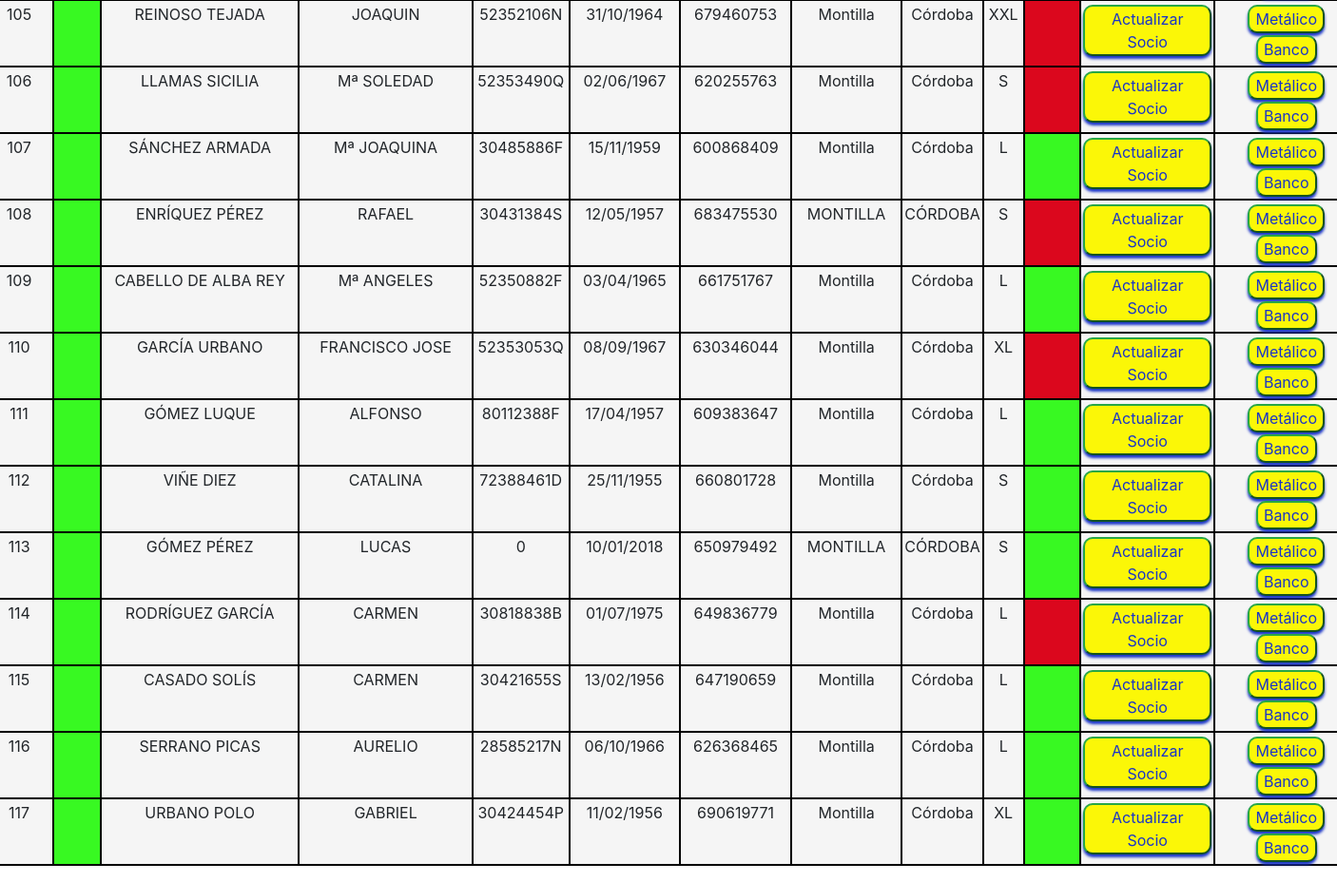
Before: /socios/mostrarUsuariosSocios (lower part) with the older database file.
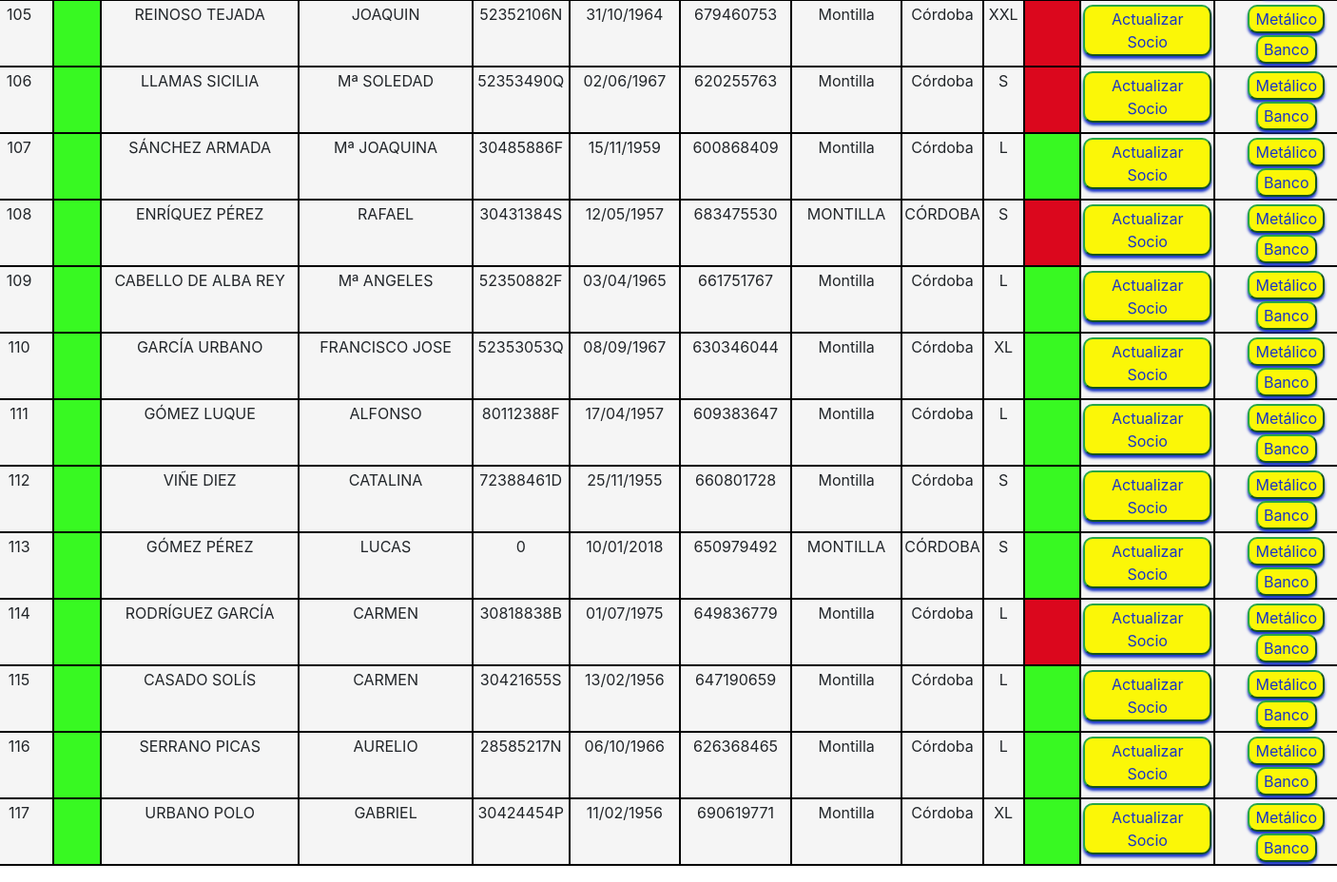
After: the same page with the newer database file.
### Socios/models.py (models this page shows, shortened)
class Socios(models.Model):
    id = models.AutoField(primary_key=True)
    numero_socio = models.IntegerField(default=0)
    nombre = models.CharField(max_length=30)
    apellidos = models.CharField(max_length=50)
    dni = models.CharField(max_length=20)
    fecha_nacimiento = models.CharField(max_length=16)
    telefono = models.CharField(max_length=20)
    codigo_postal = models.CharField(max_length=20, default=14550)
    ciudad = models.CharField(max_length=30, default="Montilla")
    provincia = models.CharField(max_length=35, default="Córdoba")
    socio = models.BooleanField(default=False)
    talla_camiseta = models.CharField(max_length=4, choices=TALLA, default=S)
    regalo = models.BooleanField(default=False)

### Socios/views.py (the view)
# urls.py: path('mostrarUsuariosSocios', mostrar_socios_socios, name="Mostrar Usuarios Socios"),
def mostrar_socios_socios(request):
    entity = Socios.objects.filter(socio = True).order_by("numero_socio")
    inscripcion = Inscripciones.objects.filter(finalizada = False)
    inscripcion_total = inscripcion.count()
    return render(request, "socios/mostrarSocioSocio.html", {"entity":entity,"num_inscripcion":inscripcion_total})

### Socios/templates/socios/mostrarSocioSocio.html (shortened to what this page needs)
{% extends "jovenesAventureros/base.html" %}
{% load crispy_forms_tags %}
{% load static %}
{% block content %}
  <div class="overlap-groupRegister">
  <div class="contenedorFormularioSocio">
    <table class ="table" style="margin-left: -70px; margin-top: 0px;">
        <tbody>
          {% for socio in entity %}
            <tr>
              <td class="td">{{ socio.numero_socio}}</td>
              {% if socio.socio is False %}
              <td class="tdr"></td>
              {% else %}
              <td class="tdv"></td>
              {% endif %}
              <td class="td">{{ socio.apellidos}}</td>
              <td class="td">{{ socio.nombre}}</td>
              <td class="td">{{ socio.dni }}</td>
              <td class="td">{{ socio.fecha_nacimiento }}</td>
              <td class="td">{{ socio.telefono }}</td>
              <td class="td">{{ socio.ciudad }}</td>
              <td class="td">{{ socio.provincia }}</td>
              <td class="td">{{ socio.talla_camiseta }}</td>
              {% if socio.regalo is False %}
              <td class="tdr" style="color: aliceblue;"></td>
              {% else %}
              <td class="tdv" style="color: aliceblue;"></td>
              {% endif %}
              <td class="td">
              <button type="submit" class="btn2 btn-success" style="margin-top: 2px; background-color: #FBF707; border-radius: 10px; color: rgba(26, 53, 199, 1);"><a href="{% url 'Actualizar Socios' socio.id %}" style="color: rgba(26, 53, 199, 1);">Actualizar Socio</a></button>
              </td>
              {% if num_inscripcion != 0 %}
              <td class="td">
                <button type="submit" class="btn2 btn-success" style="margin-top: 2px; background-color: #FBF707; border-radius: 10px; color: rgba(26, 53, 199, 1);"><a href="{% url 'Inscribir Socios' socio.id %}" style="color: rgba(26, 53, 199, 1);">Metálico</a></button>
                <button type="submit" class="btn2 btn-success" style="margin-top: 2px; background-color: #FBF707; border-radius: 10px; color: rgba(26, 53, 199, 1);"><a href="{% url 'Inscribir Socios B' socio.id %}" style="color: rgba(26, 53, 199, 1);">Banco</a></button>
              </td>
              {% endif %}
            </tr>
          {% endfor %}
        </tbody>
      </table>
  </div>
  </div>
{% endblock %}

Changed rows visible on the page:
changed Socios "GARCÍA URBANO": regalo False → True (drawn)
